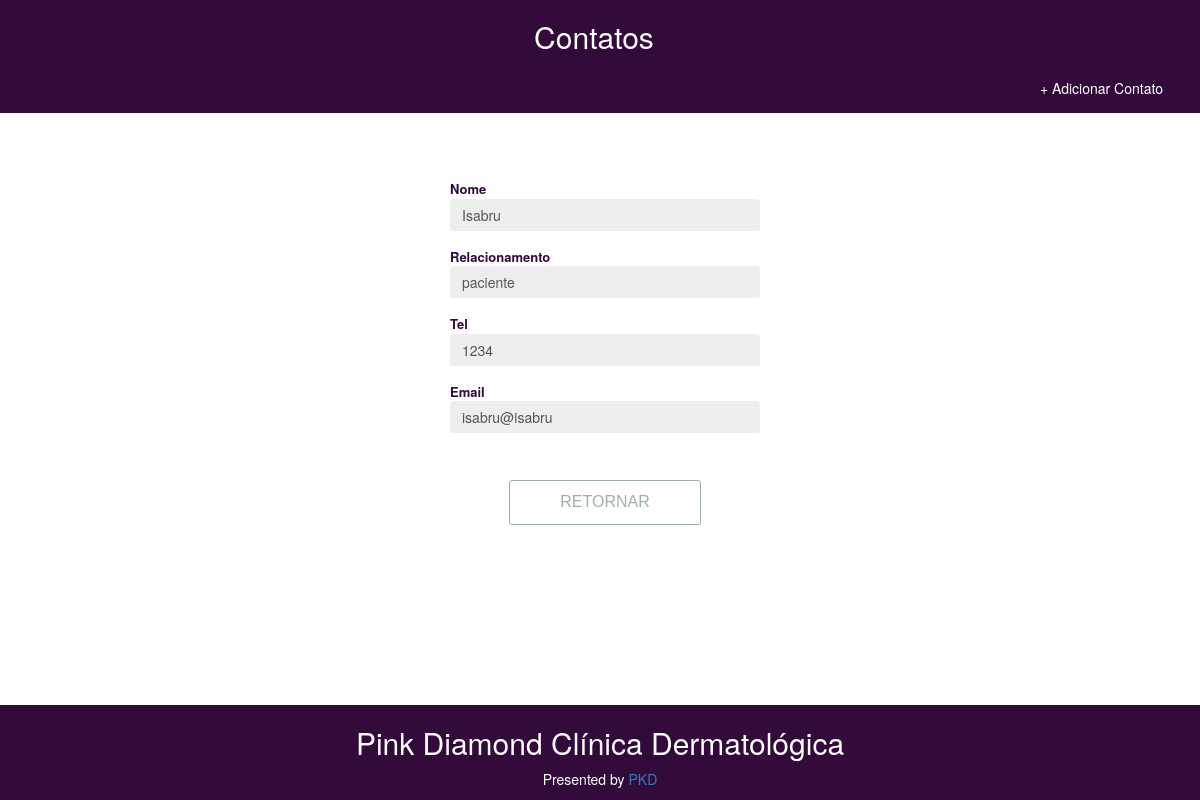
Before: /detail/9/ with the older database file.
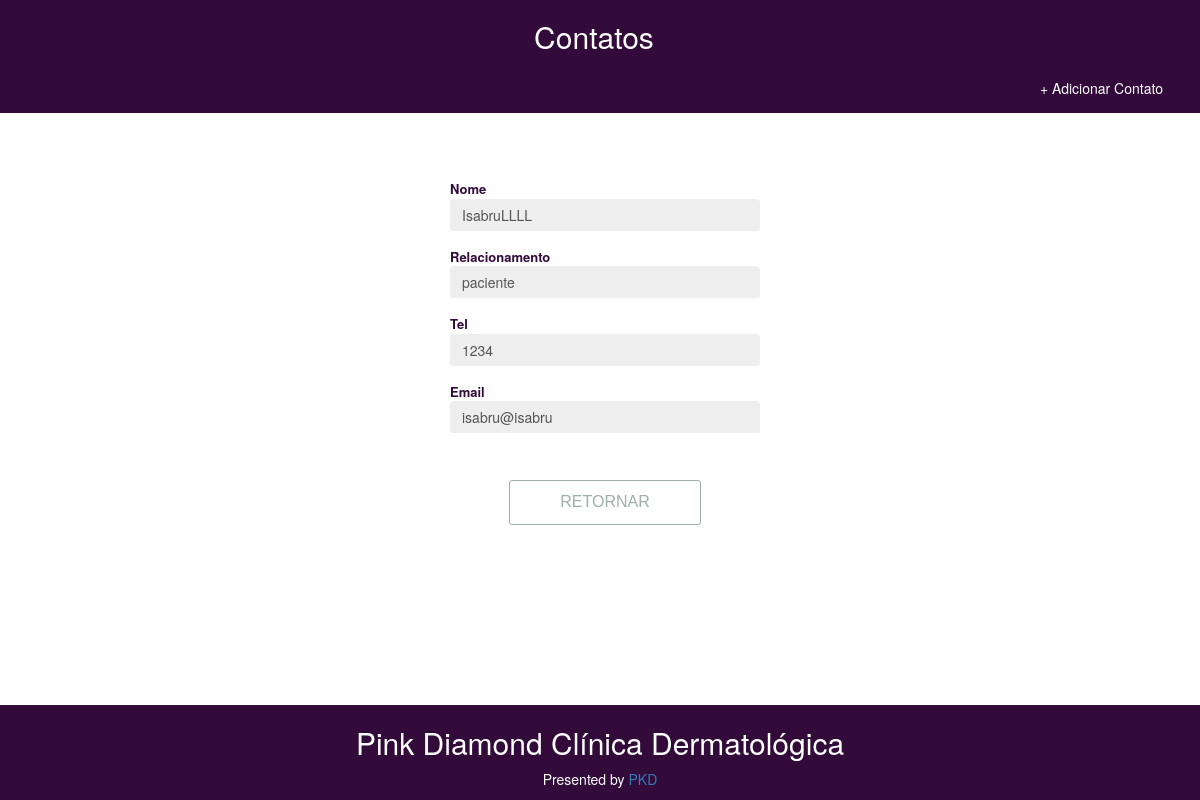
After: the same page with the newer database file.
### mycontacts/models/Contact.py (models this page shows)
class Contact(models.Model):
    name = models.CharField(max_length=200)
    relation = models.CharField(max_length=200)
    phone = models.CharField(max_length=200)
    email = models.CharField(max_length=200)

### mycontacts/views.py (the view)
# urls.py: path('detail/<int:detail_id>/', views.ContactDetailView, name="detail"),
def ContactDetailView(request, detail_id):
    data = get_object_or_404(Contact, pk=detail_id)
    context = {
      "data":data
    }
    return render(request, "mycontacts/view.html", context)

### mycontacts/templates/mycontacts/view.html (shortened to what this page needs)
{% extends 'mycontacts/background.html' %}
{% load static %}
{% block content %}
  <div class="container-add">
    <div class="col-xs-4 col-sm-4 col-md-4 col-lg-4 col-xs-offset-3">
      <form id="add-contact-form" class="form" action="#" method="POST" role="form">
              <div class="form-group">
                  <label class="form-label">Nome</label>
                  <input disabled="True" type="text" class="form-control" id="name" name="name" placeholder="Name" tabindex="1" value="{{data.name}}">
              </div>
              <div class="form-group">
                  <label class="form-label">Relacionamento</label>
                  <input disabled="True" type="text" class="form-control" id="relation" name="relation" placeholder="Relation" tabindex="2" value="{{data.relation}}" >
              </div>
              <div class="form-group">
                  <label class="form-label">Tel</label>
                  <input disabled="True" type="text" class="form-control" id="phone" name="phone" placeholder="Phone" tabindex="3" value="{{data.phone}}">
              </div>
              <div class="form-group">
                  <label class="form-label" for="email">Email</label>
                  <input disabled="True" type="text" class="form-control" id="email" name="email" placeholder="Email" tabindex="4" value="{{data.email}}">
              </div>
              <div class="text-center">
                <a class ="btn" href="{% url 'home'%}">Retornar</a>
              </div>
            </form>
      </div>
  </div>
{% endblock content %}

Changed rows visible on the page:
changed Contact "paciente": name "Isabru" → "IsabruLLLL"
